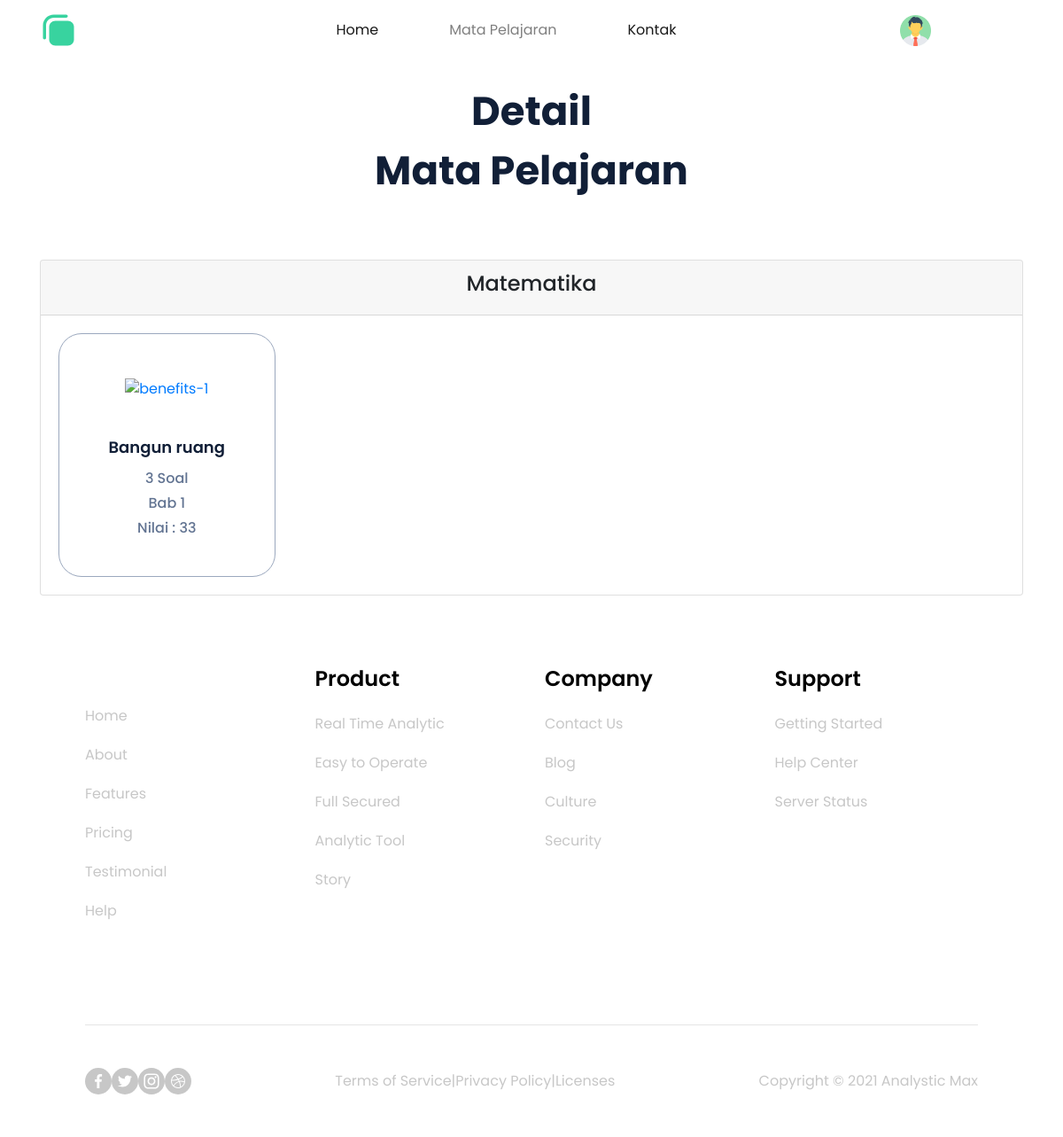
Page /public/Siswa/praSoal/56 (signed in) on the committed database.
### tables this page shows
CREATE TABLE `users` (
  `id` int(11) NOT NULL,
  `nama` varchar(255) NOT NULL,
  `email` varchar(255) NOT NULL,
  `password` varchar(255) NOT NULL,
  `level` enum('guru','murid') NOT NULL,
  `mapel` varchar(255) NOT NULL
);

CREATE TABLE `ujian` (
  `id` int(11) NOT NULL,
  `judul` varchar(255) NOT NULL,
  `deskripsi` varchar(255) NOT NULL,
  `id_guru` int(11) NOT NULL
);

CREATE TABLE `nilai` (
  `id` int(11) NOT NULL,
  `id_ujian` int(11) NOT NULL,
  `id_user` int(11) NOT NULL,
  `nilai` int(11) NOT NULL,
  `jawaban` longtext NOT NULL CHECK (json_valid(`jawaban`))
);

### app/controllers/Siswa.php (called while the page is built, shortened)
<?php
class Siswa extends Controller
{
    public function praSoal($id)
    {
        $data['judul'] = 'Pra Ujian';
        $data['ujian'] = $this->model('Siswa_model')->getMapelById($id);
        $data['ujian']['jumlahSoal'] = $this->model('Soal_model')->jmlSoal($data['ujian']['id'])[0]['jumlahSoal'];
        $id_ujian = $data['ujian']['id'];
        $id_user = $_SESSION['id'];
        $data['nilai'] = $this->model('Soal_model')->ambilNilai($id_user, $id_ujian);
        $this->view('siswa/praSoal', $data);
    }
}

### app/core/App.php (called while the page is built, shortened)
<?php
class App {
    protected $method = 'index';
    protected $params = [];
    public function __construct()
    {
        $url = $this->parseURL();
        if ($url != null && file_exists('../app/controllers/' . $url[0] . '.php') ) {
            unset($url[0]);
        }
        $this->controller = new $this->controller;
        if( isset($url[1]) )
        {
            if ( method_exists($this->controller, $url[1]) ) {
                $this->method = $url[1];
                unset($url[1]);
            }
        }
        if ( !empty($url) ) {
            $this->params = array_values($url);
        }
        call_user_func_array([$this->controller, $this->method], $this->params);
    }
    public function parseURL()
    {
        if( isset($_GET['url']) ) {
            $url = rtrim($_GET['url'], '/');
            $url = filter_var($url, FILTER_SANITIZE_URL);
            $url = explode('/', $url);
            return $url;
        }
    }
}

### public/index.php (called while the page is built, shortened)
<?php
$app = new App;

### app/core/Database.php (called while the page is built, shortened)
<?php
class Database
{
    private $host = DB_HOST;
    private $user = DB_USER;
    private $pass = DB_PASS;
    private $db_name = DB_NAME;
    private $dbh;
    private $stmt;
    public function __construct()
    {
        $dsn = 'mysql:host=' . $this->host . ';dbname=' . $this->db_name;
        $option = [
            PDO::ATTR_PERSISTENT => true,
            PDO::ATTR_ERRMODE => PDO::ERRMODE_EXCEPTION
        ];
        try {
            $this->dbh = new PDO($dsn, $this->user, $this->pass, $option);
        } catch (PDOException $e) {
            die($e->getMessage());
        }
    }
    public function query($query)
    {
        $this->stmt = $this->dbh->prepare($query);
    }
    public function bind($param, $value, $type = null)
    {
        if( is_null($type))
        {
            switch(true)
            {
                case is_int($value) :
                    $type = PDO::PARAM_INT;
                    break;
                default :
                    $type = PDO::PARAM_STR;
            }
        }
        $this->stmt->bindValue($param, $value, $type);
    }
    public function execute()
    {
        $this->stmt->execute();
    }
    public function resultSet()
    {
        $this->execute();
        return $this->stmt->fetchAll(PDO::FETCH_ASSOC);
    }
    public function single()
    {
        $this->execute();
        return $this->stmt->fetch(PDO::FETCH_ASSOC);
    }
}

### app/models/Siswa_model.php (called while the page is built, shortened)
<?php
class Siswa_model extends Controller
{
    private $db;
    public function __construct()
    {
        $this->db = new Database;
    }
    public function getMapelById($id)
    {
        $this->db->query('SELECT ujian.id, users.mapel, ujian.judul, ujian.deskripsi FROM users INNER JOIN ujian ON users.id = ujian.id_guru WHERE ujian.id_guru = :id');
        $this->db->bind('id', $id);
        return $this->db->single();
    }
}

### app/models/Soal_model.php (called while the page is built, shortened)
<?php
class Soal_model extends Controller
{
    private $db;
    public function __construct()
    {
        $this->db = new Database;
    }
    public function jmlSoal($id)
    {
        $this->db->query('SELECT count(id) AS jumlahSoal FROM soal WHERE id_ujian = :id');
        $this->db->bind('id', $id);
        return $this->db->resultSet();
    }
    public function ambilNilai($id_user, $id_ujian)
    {
        $query = "SELECT `nilai` FROM `nilai` WHERE id_user = :id_user && id_ujian = :id_ujian";
        $this->db->query($query);
        $this->db->bind('id_user', $id_user);
        $this->db->bind('id_ujian', $id_ujian);
        return $this->db->single();
    }
}

### app/views/siswa/praSoal.php (the view, shortened to what this page needs)
<div class="container">
    <div class="headline">
        Detail <br class="d-none d-md-block">
        Mata Pelajaran
        <br><br>
    </div>
    <div class="row">
        <div class="col-md">
            <div class="card text-center">
                <div class="card-header">
                    <h4><?= $data['ujian']['mapel']; ?></h4>
                </div>
                <div class="card-body row">
                    <div class="col-md-3 mt-md-0">
                        <a href="" data-toggle="modal" data-target="#praSoal">
                            <div class="rectangle mx-auto px-1">
                                <img src="https://api.elements.buildwithangga.com/storage/files/2/assets/Content/Content-Job/benefit-job-1.png" alt="benefits-1" class="img-fluid">
                                <div class="headline-benefit">
                                    <?= $data['ujian']['judul']; ?>
                                </div>
                                <div class="subheadline-benefit mt-2">
                                    <?= $data['ujian']['jumlahSoal'] ?> Soal<br class="d-none d-md-block">
                                    <?= $data['ujian']['deskripsi']; ?><br>
                                    <?php
                                    if (!$data['nilai']) :
                                    ?>
                                        Nilai : -
                                    <?php else : ?>
                                        Nilai : <?= $data['nilai']['nilai'] ?>
                                    <?php endif; ?>
                                    <br>
                                </div>
                            </div>
                        </a>
                    </div>
                </div>
            </div>
        </div>
    </div>
</div>

### public/css/style.css (style rules this page uses)
* { font-family: "Poppins", sans-serif !important; }
.headline { font-family: Poppins; font-style: normal; font-weight: bold; font-size: 45px; line-height: 67px; text-align: center; color: #111f37; }
.rectangle { max-width: 302px; max-height: 334px; border: 1px solid #9ba8be; -webkit-box-sizing: border-box; box-sizing: border-box; border-radius: 26px; }
.rectangle img { margin-top: 50px; }
.rectangle .headline-benefit { margin-top: 40px; font-family: Poppins; font-style: normal; font-weight: 600; font-size: 18px; line-height: 27px; text-align: center; color: #111f37; }
.rectangle .subheadline-benefit { font-family: Poppins; font-style: normal; font-weight: 500; font-size: 16px; line-height: 28px; text-align: center; color: #627492; margin-bottom: 40px; }

### rows in the picture
users: mapel "Matematika", ujian.judul "Bangun ruang", ujian.deskripsi "Bab 1"
nilai: nilai "33"

### other values in the picture
$data['ujian']['jumlahSoal'] "3"
